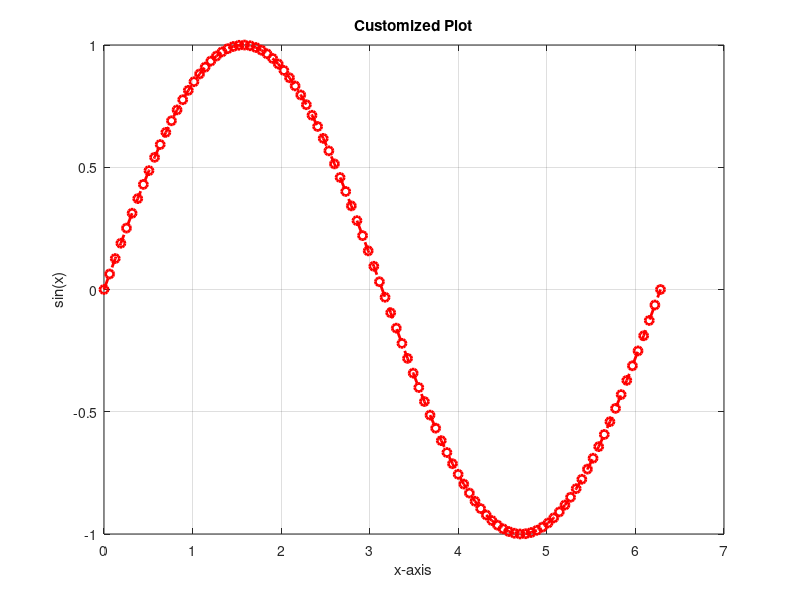

This figure's MATLAB source:
x = linspace(0, 2*pi, 100);
plot(x, sin(x), 'r--o', 'LineWidth', 2)
xlabel('x-axis')
ylabel('sin(x)')
title('Customized Plot')
grid on
